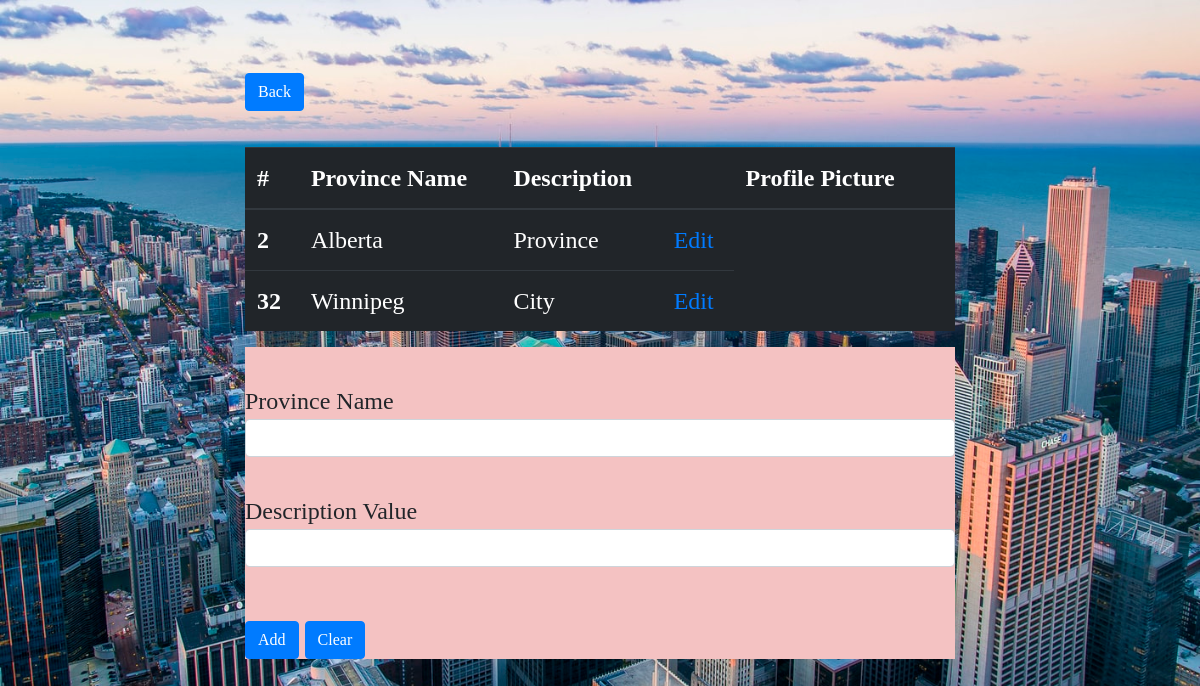
Page /index.php?table_a=CA on the committed database.
### tables this page shows
CREATE TABLE `table_b` (
  `tableB_Id` bigint(20) NOT NULL,
  `Province_Name` text NOT NULL,
  `Description_Value` varchar(30) NOT NULL,
  `tableA_Id` bigint(20) NOT NULL,
  `Profile_Picture` blob NOT NULL
);

### index.php (the view, shortened to what this page needs)
<?php
    $servername = "localhost";
    $username = "root";
    $password = "";
    $dbname = "lab 2- group 13";
    $conn = new mysqli($servername, $username, $password, $dbname);
    if (isset($_REQUEST["table_a"])) {
        $sql = "SELECT `table_b`.*, `table_a`.`iso`
                FROM `table_b`
                LEFT JOIN table_a ON table_a.tableA_Id = table_b.tableA_Id
                WHERE table_a.iso ='" .$_REQUEST["table_a"]. "'";
        $result = $conn->query($sql);
    } else {
        $sql = "SELECT tableA_Id, iso, Country_Name FROM table_a";
        $result = $conn->query($sql);
    }
?>
<!DOCTYPE html>
<html lang="en">
<head>
    <link rel="stylesheet" href="https://maxcdn.bootstrapcdn.com/bootstrap/4.0.0/css/bootstrap.min.css">
    <link rel="stylesheet" href="style.css">
</head>
<body>
<br><br>
<div class="container">
    <?php if(isset($_REQUEST["table_a"])){ ?>
        <div class="col-lg-8 offset-lg-2">
            <a href="index.php" class="btn btn-primary">Back</a><br><br>
            <table class="table table-dark" >
              <thead class="thead-dark">
                <tr>
                  <th scope="col">#</th>
                  <th scope="col">Province Name</th>
                  <th scope="col">Description </th>
                  <th scope="col"> </th>
                  <th scope="col">Profile Picture </th>
                  <th scope="col"> </th>
                </tr>
              </thead>
              <tbody>
                <?php
                    while($row = $result->fetch_assoc()) {
                        echo "<tr>
                              <th scope='row'>".$row['tableB_Id']."</th>
                              <td>".$row['Province_Name']."</td>
                              <td>".$row['Description_Value']."</td>
                              <td>
                              <a href='edit_tableB.php?Province_Name=".$row['Province_Name']." &Description_Value=".$row['Description_Value']."'>Edit</a>
                              </td>
                            </tr>";
                    }
                ?>
              </tbody>
            </table>
            <form action="<?php $_PHP_SELF ?>" method="post" id="form1">
            <div class="form-group">
              <br>  Province Name <input type="text" name="Province_Name" class="form-control"><br>
                Description Value <input type="text" name="Description_Value" class="form-control"><br></div>
                <button type="submit" name="add_tableb" class="btn btn-primary">Add</button>
                <button type="submit" class="btn btn-primary">Clear</button>
          </form>
        </div>
        <?php } ?>
</div>
</body>
</html>

### style.css (style rules this page uses)
body { background-image: url(cityimg.jfif); font-size:x-large; font-family: 'Times New Roman', Times, serif; align-content: center; background-repeat: initial; background-size: cover; }
form { background-color:#f4c2c2; }

### rows in the picture
table_b: tableB_Id "2", Province_Name "Alberta", Description_Value "Province"
table_b: tableB_Id "32", Province_Name "Winnipeg", Description_Value "City"
